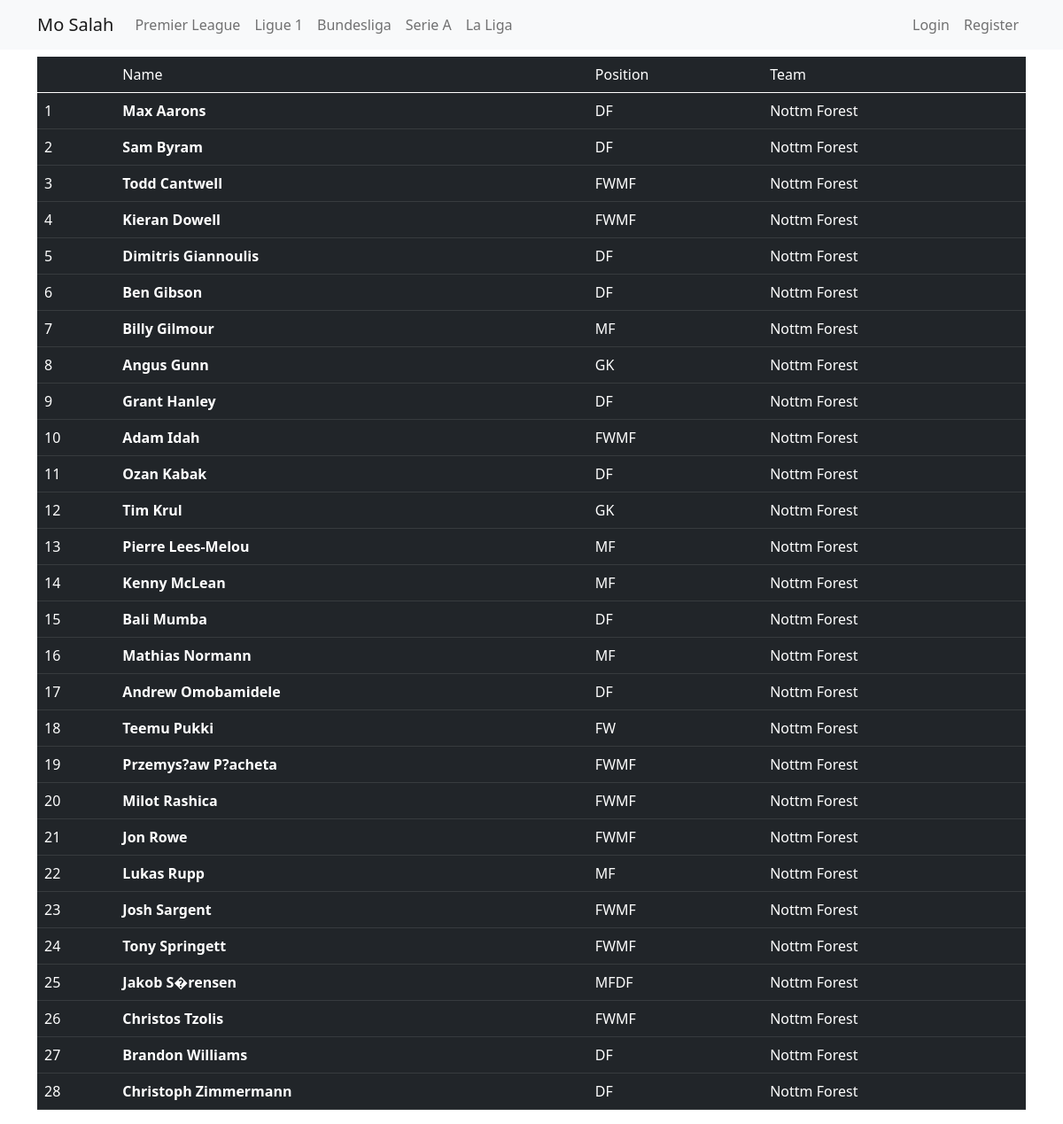
The page /team/nottm-forest/ on the database its author committed.
### core/models.py (models this page shows, shortened)
class League(models.Model):
    slug = models.SlugField(max_length=200, blank=True, null=True)
    name = models.CharField(max_length=255)
    country = models.CharField(max_length=255)

class Footballer(models.Model):
    player = models.CharField(max_length=255, blank=True, null=True)
    position = models.CharField(max_length=255, blank=True, null=True)
    team = models.ForeignKey(Team, on_delete=models.CASCADE)

class Team(models.Model):
    league = models.ForeignKey(
        League, blank=True, null=True, on_delete=models.CASCADE)
    image = models.ImageField(
        upload_to="images/", default='images/Wolves.png',  blank=True, null=True)
    name = models.CharField(max_length=255)
    slug = models.SlugField(
        max_length=100, unique=True, null=True)
    win = models.IntegerField(blank=True, null=True)
    draw = models.IntegerField(blank=True, null=True)
    loss = models.IntegerField(blank=True, null=True)
    scored = models.IntegerField(blank=True, null=True)
    conceded = models.IntegerField(blank=True, null=True)
    games = models.IntegerField(blank=True, null=True)
    point = models.IntegerField(blank=True, null=True)
    average = models.IntegerField(blank=True, null=True)
    class Meta:
        ordering = [
            '-point', '-average'
        ]
    def __str__(self):
        return self.name

### core/views.py (the view)
# urls.py: path('team/<slug:slug>/', footballer_list, name='team'),
def footballer_list(request, slug):
    team = get_object_or_404(Team, slug=slug)
    footballers = Footballer.objects.filter(team_id=team.id)
    context = {
        'footballers': footballers,
    }
    return render(request, "core/team.html", context)

### core/processor.py (called while the page is built)
def context_pro(request):
    leagues = League.objects.all()
    context = {
        'leagues': leagues
    }
    return context

### core/templates/core/team.html (shortened to what this page needs)
{% extends 'core/base.html' %}
{% block content %}
    <div class="container">
        <table class="table center table-responsive table-hover table-dark">
            <thead>
                <tr class="col">
                    <td></td>
                    <td>Name</td>
                    <td>Position</td>
                    <td>Team</td>
                </tr>
            </thead>
            <tbody>
                {% for footballer in footballers %}
                <tr  class="col">
                    <td>{{ forloop.counter }}</td>
                    <td> <strong>{{ footballer.player }}</strong> </td>
                    <td> {{ footballer.position }} </td>
                    <td> {{ footballer.team }} </td>
                </tr>
                {% endfor %}
            </tbody>
        </table>
    </div>
{% endblock content %}

### core/templates/core/base.html (shortened to what this page needs)
{% load static %}
<!DOCTYPE html>
<html lang="en">
<head>
    <link href="https://cdn.jsdelivr.net/npm/bootstrap@5.0.2/dist/css/bootstrap.min.css" rel="stylesheet">
    <link rel="stylesheet" href="https://use.fontawesome.com/releases/v5.0.8/css/all.css">
    <link rel="stylesheet" type="text/css" href="{% static 'css/style.css' %}">
</head>
<body>
    <nav class="navbar navbar-expand-lg navbar-light bg-light">
        <div class="container">
            <a class="navbar-brand" href="{% url 'home' %}">Mo Salah</a>
            <div class="collapse navbar-collapse" id="navbarNav">
                <ul class="navbar-nav me-auto">
                    {% for league in leagues %}
                    <li class="nav-item active">
                    <a class="nav-link" href="{% url 'league' slug=league.slug %}">{{ league.name }}</a>
                    </li>
                    {% endfor %}
                </ul>
                <ul class="navbar-nav ms-auto">
                    {% if user.is_authenticated %}
                    <li class="nav-item active">
                        <a class="nav-link" href="{% url 'profile' %}">Profile</a>
                    </li>
                    <li class="nav-item active">
                        <a class="nav-link" href="{% url 'logout' %}">Logout</a>
                    </li>
                    {% else %}
                    <li class="nav-item active">
                        <a class="nav-link" href="{% url 'login' %}">Login</a>
                    </li>
                    <li class="nav-item active">
                        <a class="nav-link" href="{% url 'register' %}">Register</a>
                    </li>
                    {% endif %}
                </ul>
            </div>
        </div>
    </nav>
    {% block content %}
    {% endblock content %}
</body>
</html>

### rows shown on the page
League: name "Premier League"
League: name "Ligue 1"
League: name "Bundesliga"
League: name "Serie A"
League: name "La Liga"
Footballer: player "Max Aarons", position "DF", team "Nottm Forest"
Footballer: player "Sam Byram", position "DF", team "Nottm Forest"
Footballer: player "Todd Cantwell", position "FWMF", team "Nottm Forest"
Footballer: player "Kieran Dowell", position "FWMF", team "Nottm Forest"
Footballer: player "Dimitris Giannoulis", position "DF", team "Nottm Forest"
Footballer: player "Ben Gibson", position "DF", team "Nottm Forest"
Footballer: player "Billy Gilmour", position "MF", team "Nottm Forest"
Footballer: player "Angus Gunn", position "GK", team "Nottm Forest"
Footballer: player "Grant Hanley", position "DF", team "Nottm Forest"
Footballer: player "Adam Idah", position "FWMF", team "Nottm Forest"
Footballer: player "Ozan Kabak", position "DF", team "Nottm Forest"
Footballer: player "Tim Krul", position "GK", team "Nottm Forest"
Footballer: player "Pierre Lees-Melou", position "MF", team "Nottm Forest"
Footballer: player "Kenny McLean", position "MF", team "Nottm Forest"
Footballer: player "Bali Mumba", position "DF", team "Nottm Forest"
Footballer: player "Mathias Normann", position "MF", team "Nottm Forest"
Footballer: player "Andrew Omobamidele", position "DF", team "Nottm Forest"
Footballer: player "Teemu Pukki", position "FW", team "Nottm Forest"
Footballer: player "Przemys?aw P?acheta", position "FWMF", team "Nottm Forest"
Footballer: player "Milot Rashica", position "FWMF", team "Nottm Forest"
Footballer: player "Jon Rowe", position "FWMF", team "Nottm Forest"
Footballer: player "Lukas Rupp", position "MF", team "Nottm Forest"
Footballer: player "Josh Sargent", position "FWMF", team "Nottm Forest"
Footballer: player "Tony Springett", position "FWMF", team "Nottm Forest"
Footballer: player "Jakob S�rensen", position "MFDF", team "Nottm Forest"
Footballer: player "Christos Tzolis", position "FWMF", team "Nottm Forest"
Footballer: player "Brandon Williams", position "DF", team "Nottm Forest"
Footballer: player "Christoph Zimmermann", position "DF", team "Nottm Forest"
